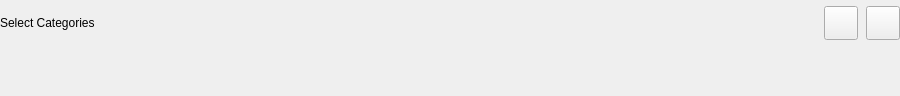
<?xml version='1.0' encoding='utf-8'?>
<ui version="4.0">
 <class>CategoriesRow</class>
 <widget class="QWidget" name="categoriesRoot">
  <property name="geometry"><rect><x>0</x><y>0</y><width>900</width><height>96</height></rect></property>
  <layout class="QVBoxLayout" name="categoriesLayout">
   <property name="leftMargin"><number>0</number></property>
   <property name="topMargin"><number>4</number></property>
   <property name="rightMargin"><number>0</number></property>
   <property name="bottomMargin"><number>0</number></property>
   <property name="spacing"><number>12</number></property>
   <item>
    <layout class="QHBoxLayout" name="catHeader">
     <property name="spacing"><number>8</number></property>
     <item>
      <widget class="QLabel" name="categoriesTitle">
       <property name="text"><string>Select Categories</string></property>
      </widget>
     </item>
     <item>
      <spacer name="catHeaderSpacer">
       <property name="orientation"><enum>Qt::Horizontal</enum></property>
       <property name="sizeHint" stdset="0"><size><width>40</width><height>10</height></size></property>
      </spacer>
     </item>
     <item>
      <widget class="QCustomQPushButton" name="prevCatBtn">
       <property name="minimumSize"><size><width>34</width><height>34</height></size></property>
       <property name="maximumSize"><size><width>34</width><height>34</height></size></property>
       <property name="cursor"><cursorShape>PointingHandCursor</cursorShape></property>
       <property name="text"><string /></property>
       <property name="iconName" stdset="0"><string>chevron-left</string></property>
       <property name="iconSize"><size><width>16</width><height>16</height></size></property>
      </widget>
     </item>
     <item>
      <widget class="QCustomQPushButton" name="nextCatBtn">
       <property name="minimumSize"><size><width>34</width><height>34</height></size></property>
       <property name="maximumSize"><size><width>34</width><height>34</height></size></property>
       <property name="cursor"><cursorShape>PointingHandCursor</cursorShape></property>
       <property name="text"><string /></property>
       <property name="iconName" stdset="0"><string>chevron-right</string></property>
       <property name="iconSize"><size><width>16</width><height>16</height></size></property>
      </widget>
     </item>
    </layout>
   </item>
   <item>
    <widget class="QCustomChipGroup" name="chipGroup" native="true">
     <property name="sizePolicy"><sizepolicy hsizetype="Expanding" vsizetype="Fixed"><horstretch>0</horstretch><verstretch>0</verstretch></sizepolicy></property>
     <property name="minimumSize"><size><width>0</width><height>40</height></size></property>
     <property name="selectable" stdset="0"><bool>true</bool></property>
     <property name="exclusive" stdset="0"><bool>true</bool></property>
    </widget>
   </item>
  </layout>
 </widget>
 <customwidgets>
  <customwidget><class>QCustomChipGroup</class><extends>QWidget</extends><header>Custom_Widgets.QCustomChip</header></customwidget>
  <customwidget><class>QCustomQPushButton</class><extends>QPushButton</extends><header>Custom_Widgets.QCustomQPushButton</header></customwidget>
 <customwidget><class>QPushButton</class><extends>QPushButton</extends><header location="global">Custom_Widgets.Theme.h</header><container>1</container></customwidget><customwidget><class>QLabel</class><extends>QLabel</extends><header location="global">Custom_Widgets.Theme.h</header><container>1</container></customwidget></customwidgets>
 <connections />
</ui>
